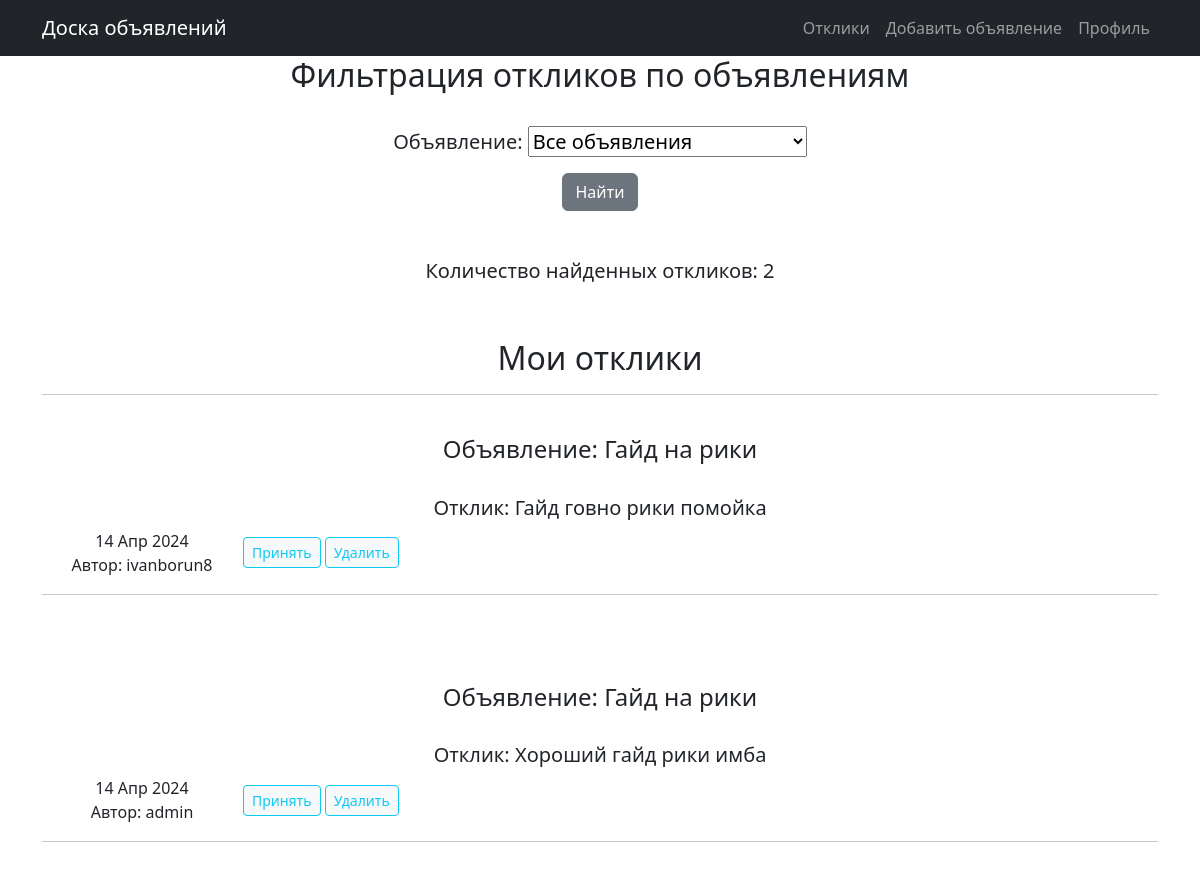
Before: /my_responses/ (signed in) with the older database file.
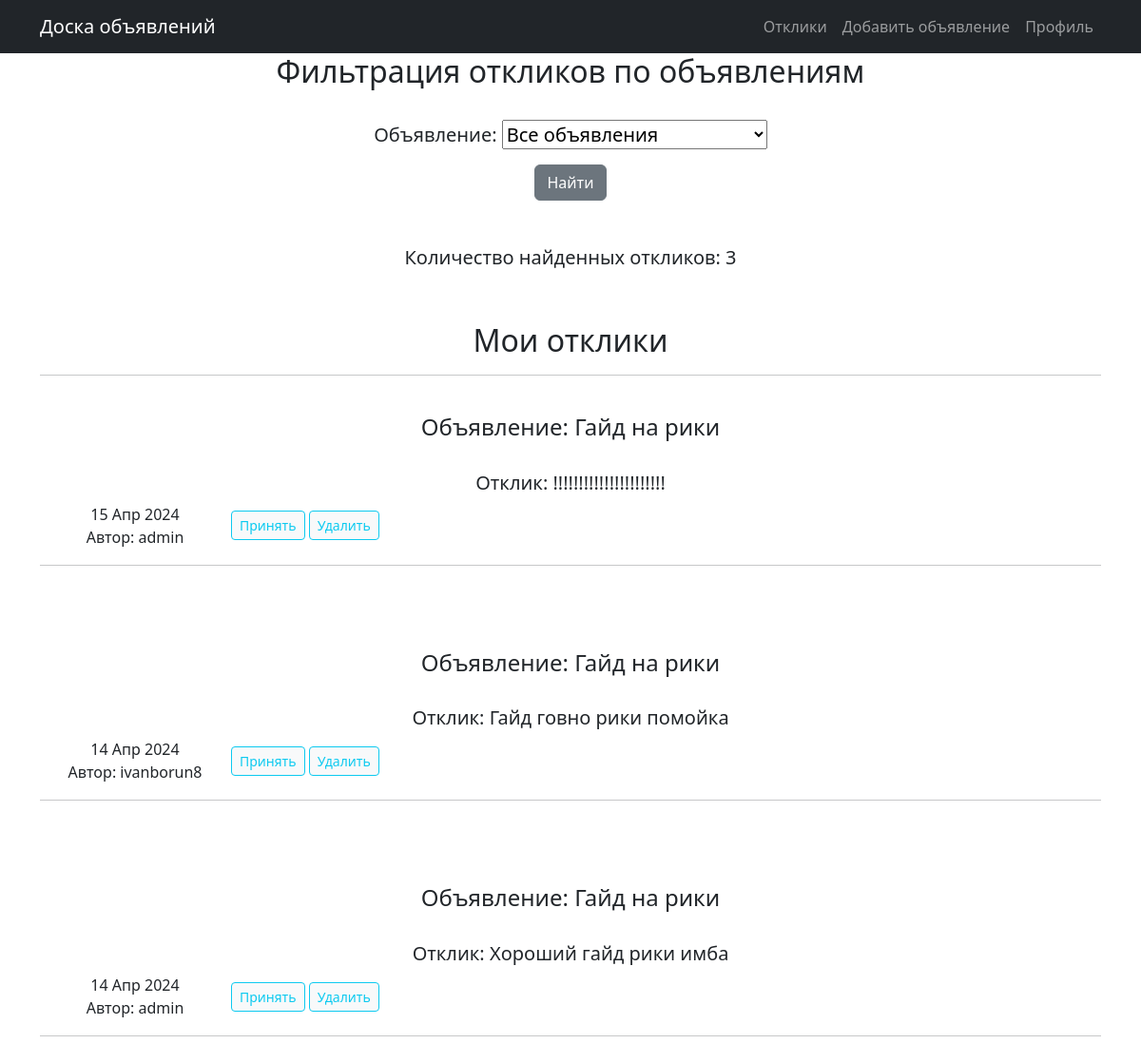
After: the same page with the newer database file.
### main/models.py (models this page shows, shortened)
class Response(models.Model):
    post = models.ForeignKey(Post, on_delete=models.CASCADE)
    user = models.ForeignKey(User, on_delete=models.CASCADE)
    text = models.TextField()
    time_in = models.DateTimeField(auto_now_add=True)
    is_accepted = models.BooleanField(default=False)

class Post(models.Model):
    author = models.ForeignKey(User, on_delete=models.CASCADE, blank=True)
    time_in = models.DateTimeField(auto_now_add=True)
    category = models.CharField(max_length=20, choices=CATEGORY)
    title = models.CharField(max_length=250, unique=True)
    content = RichTextField()
    def __str__(self):
        username = self.author.username
        return f'{self.title} by {username}'

### main/views.py (the view)
# urls.py: path('my_responses/', ResponseList.as_view(), name='my_responses'),
class ResponseList(LoginRequiredMixin, ListView):
    model = Response
    template_name = 'my_responses.html'
    context_object_name = 'my_responses'
    paginate_by = 10
    def get_queryset(self):
        queryset = Response.objects.filter(post_id__author_id=self.request.user).order_by('-time_in')
        self.filterset = ResponseFilter(self.request.GET, queryset, request=self.request.user)
        return self.filterset.qs
    def get_context_data(self, *, object_list=None, **kwargs):
        context = super().get_context_data(**kwargs)
        context['filterset'] = self.filterset
        return context

### templates/my_responses.html (shortened to what this page needs)
{% extends 'flatpages/default.html' %}
{% block content %}
 <h2>Фильтрация откликов по объявлениям</h2>
    <br>
    <form action="" method="get">
        <h5>{{ filterset.form.as_p }}</h5>
        <input class="btn btn-secondary" type="submit" value="Найти" />
    </form>
    <br><br>
    <h5>Количество найденных откликов: {{ page_obj.paginator.count }}</h5>
    <br><br>
    <h2>Мои отклики</h2>
<hr>
    <br>
    {% if my_responses %}
        {% for response in my_responses %}
            <h4> Объявление: {{ response.post.title}}</h4>
            <br>
            <h5>Отклик: {{ response.text }}</h5>
            <table width="100%">
                <tr>
                    <td width="200"><div>{{ response.time_in|date:'d M Y' }}</div>
                        <div>Автор: {{ response.user.username}}</div>
                    </td>
                    <td align="left">
                        {% if response.is_accepted %}
                        <p>Отклик принят</p>
                        {% else %}
                        <form action="" method="post">
                            <a style="text-decoration: none" href="{% url 'accept_response' response.id %}">
                                <input class="btn btn-sm btn-light btn-outline-info"
                                       type="button" value="Принять" />
                            </a>
                            <a style="text-decoration: none" href="{% url 'delete_response' response.id %}">
                                <input id="deleteButton" class="btn btn-sm btn-light btn-outline-info"
                                       type="button" value="Удалить" />
                            </a>
                        </form>
                        {% endif %}
                    </td>
                </tr>
            </table>
<hr>
        <br><br><br>
        {% endfor %}
    {% else %}
        <h4>Нет откликов</h4>
    {% endif %}
{% endblock content %}

### templates/flatpages/default.html (shortened to what this page needs)
<!DOCTYPE html>
<html lang="en">
    <head>
        {% load static %}
        <link href="{% static 'css/styles.css' %}" rel="stylesheet" />
    </head>
    <body>
        <nav class="navbar navbar-expand-lg navbar-dark bg-dark static-top">
            <div class="container">
                <a class="navbar-brand" href="/">Доска объявлений</a>
              <div class="collapse navbar-collapse" id="navbarResponsive">
                    <ul class="navbar-nav ms-auto">
                        <li class="nav-item"><a class="nav-link" href="/my_responses/">Отклики</a></li>
                        <li class="nav-item"><a class="nav-link" href="/create/">Добавить объявление</a></li>
                        {% if request.user.is_authenticated %}
                        <li class="nav-item"><a class="nav-link" href="{% url 'profile_edit' request.user.id %}">Профиль</a></li>
                        {% else %}
                        <li class="nav-item"><a class="nav-link" href="/accounts/login/">Вход/Регистрация</a></li>
                        {% endif %}
                    </ul>
                </div>
            </div>
        </nav>
        <div class="container">
            <div class="row">
                <div class="col-lg-12 text-center">
                    {% block content %}{% endblock content %}
                </div>
            </div>
        </div>
    </body>
</html>

Changed rows visible on the page:
added Response: post "Гайд на рики", text "!!!!!!!!!!!!!!!!!!!!!!", time_in "15 Апр 2024", user.username "admin"
Other visible differences:
{{ page_obj.paginator.count }}: "2" → "3"
